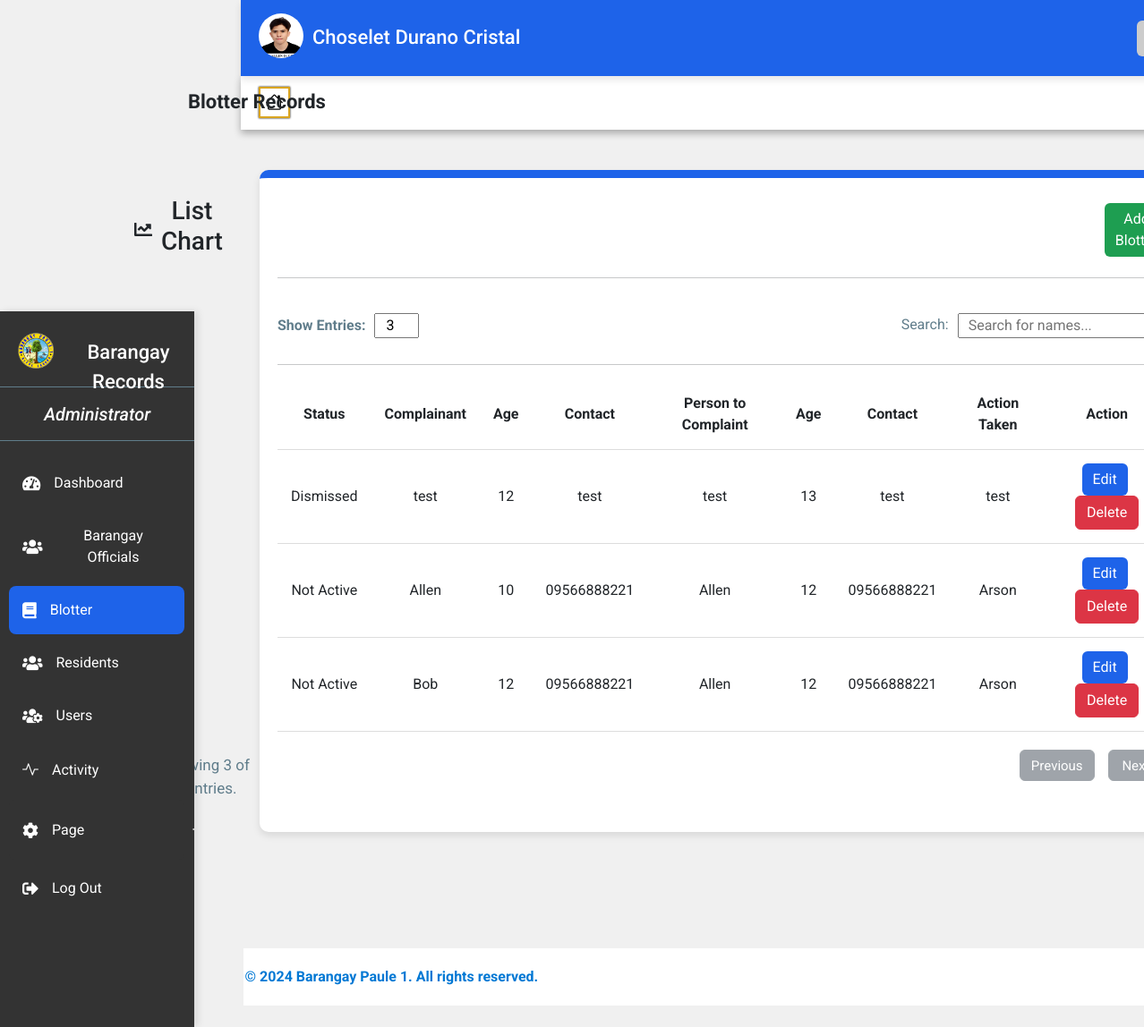
Page /Blotter.php (signed in) on the committed database.
### tables this page shows
CREATE TABLE `proof_of_identity` (
  `id` int(11) NOT NULL,
  `picture` varchar(255) NOT NULL,
  `valid_id` varchar(255) NOT NULL,
  `created_at` timestamp NOT NULL DEFAULT current_timestamp()
);

CREATE TABLE `profiledata` (
  `id` int(11) NOT NULL,
  `firstname` varchar(50) NOT NULL,
  `middlename` varchar(50) DEFAULT NULL,
  `lastname` varchar(50) NOT NULL,
  `gender` enum('Male','Female','Other') NOT NULL,
  `birthdate` date NOT NULL,
  `email` varchar(100) NOT NULL,
  `contact` varchar(20) NOT NULL,
  `religion` varchar(50) NOT NULL,
  `status` enum('Single','Married','Divorced','Widowed') NOT NULL,
  `emergency_person` varchar(100) NOT NULL,
  `emergency_contact` varchar(20) NOT NULL,
  `created_at` timestamp NOT NULL DEFAULT current_timestamp()
);

CREATE TABLE `blotterrecords` (
  `id` int(11) NOT NULL,
  `status` varchar(255) DEFAULT NULL,
  `complainant` varchar(255) DEFAULT NULL,
  `age1` int(11) DEFAULT NULL,
  `address1` varchar(255) DEFAULT NULL,
  `contact1` varchar(20) DEFAULT NULL,
  `personToComplaint` varchar(255) DEFAULT NULL,
  `age2` int(11) DEFAULT NULL,
  `address2` varchar(255) DEFAULT NULL,
  `contact2` varchar(20) DEFAULT NULL,
  `actionTaken` varchar(255) DEFAULT NULL
);

### Blotter.php (the view, shortened to what this page needs)
<!DOCTYPE html>
<html lang="en">
<head>
  <link href="https://cdn.jsdelivr.net/npm/bootstrap@5.3.3/dist/css/bootstrap.min.css" rel="stylesheet">
  <link href="https://cdnjs.cloudflare.com/ajax/libs/font-awesome/5.15.3/css/all.min.css" rel="stylesheet">
  <link href="https://cdn.jsdelivr.net/npm/bootstrap-icons@1.8.1/font/bootstrap-icons.css" rel="stylesheet">
  <link rel="stylesheet" href="Blotter.css">
  <link rel="stylesheet" href="https://cdnjs.cloudflare.com/ajax/libs/limonte-sweetalert2/11.1.7/sweetalert2.min.css">
</head>
<body>
    <div>
        <div class="header" style="margin-left: 269px;">
          <div class="picfetch">
        <?php
            include 'connection.php';
              $sql = "SELECT * FROM proof_of_identity WHERE id = (SELECT id FROM profiledata WHERE email = ?)";
              $stmt = $conn->prepare($sql);
              $stmt->bind_param("s", $_SESSION['username']);
              $stmt->execute();
              $result = $stmt->get_result();
            if ($result->num_rows > 0) {
                $row = $result->fetch_assoc();
                $picture = $row["picture"];
            } else {
                $picture = "";
            }
              $sql = "SELECT * FROM profiledata WHERE email = ?";
              $stmt = $conn->prepare($sql);
              $stmt->bind_param("s", $_SESSION['username']);
              $stmt->execute();
              $result = $stmt->get_result();
            if ($result->num_rows > 0) {
              $row = $result->fetch_assoc();
              $firstname = $row["firstname"];
              $middlename = $row["middlename"];
              $lastname = $row["lastname"];
            } else {
              $firstname = "";
              $middlename = "";
              $lastname = "";
            }
          ?>
          <img src="<?php echo $picture; ?>" width="80px" height="80px" onerror="this.style.display='none';">
          <p class="p"><?php echo $firstname . " " . $middlename . " " . $lastname; ?></p>
      </div>
          <div class="profile-icon" onclick="toggleProfileDetails()">
          </div>
        </div>
        <div class="navigation" id="navigation">
            <div class="logo">
              <img src="images/logo1.png" alt="Barangay Logo" height="40px" width="40px">
              <p>Barangay Records</p>
            </div>
            <div class="administrators">
              <p><em> Administrator</em></p>
            </div>
            <a href="AdminDashboard.php" class="a1"><i class="fas fa-tachometer-alt"></i> Dashboard</a>
            <a href="BarangayOfficial.php" class="a1"><i class="fas fa-users"></i> Barangay Officials</a>
            <a href="Blotter.php" class="a1" id="blo"><i class="fas fa-book"></i> Blotter</a>
            <a href="Resident.php" class="a1"><i class="fas fa-users"></i> Residents</a>
            <a href="Users.php" class="a1"><i class="fas fa-users-cog"></i> Users</a>
            <a href="Activity.php" class="a1"><i class="bi bi-activity"></i> Activity</a>
            <div class="dropdown" onclick="toggleDropdown()">
              <button class="btn btn-primary plus-toggle" type="button" id="dropdownMenuButton" >
                <i class="fas fa-cog"></i>Page <i class="bi bi-plus"></i>
              </button>
            </div>
            <a href="#" onclick="confirmLogout()" class="a1"><i class="fas fa-sign-out-alt"></i> Log Out</a>
          </div>
    </div>
    <div class="title-with-icon" style="margin-left: 269px;">
        <a href="AdminDashboard.php" title="Dashboard"><i class="bi bi-house"></i></a>
        <p>Blotter Records</p>
    </div>
    <?php
        include 'connection.php';
        $sql = "SELECT COUNT(*) AS totalBlotter FROM blotterrecords";
        $result = $conn->query($sql);
        if ($result->num_rows > 0) {
            $row = $result->fetch_assoc();
            $countBlotter = $row['totalBlotter'];
        } else {
            $countBlotter = 0;
        }
    ?>
    <div class="blotter" id="barangayOfficialsDashboard">
        <div class="title-with-icon1">
            <i class="fas fa-chart-line"></i>
            <h3 style="margin-right: 1005px;">List Chart</h3>
            <button type="button" class="btn btn-success" onclick="showBlotterForm()">Add Blotter</button>
        </div>
        <hr>
        <div class="heading-and-buttons">
            <div class="show-entries">
                <label for="entries">Show Entries: </label>
                <input type="number" title="number" placeholder="0" value="<?php echo $countBlotter; ?>">
            </div>
            <div class="search-bar">
                <p>Search: </p>
                <input type="text" id="searchInput" onkeyup="searchBlotter()" placeholder="Search for names..." style="padding-left: 10px;">
            </div>
        </div>
        <hr>
        <table class="table-no-border">
            <thead>
                <tr>
                    <th>Status</th>
                    <th>Complainant</th>
                    <th>Age</th>
                    <th>Contact</th>
                    <th>Person to Complaint</th>
                    <th>Age</th>
                    <th>Contact</th>
                    <th>Action Taken</th>
                    <th>Action</th>
                </tr>
            </thead>
            <tbody>
                <?php
                include 'connection.php';
                $limit = 5;
                $currentPage = isset($_GET['page']) ? $_GET['page'] : 1;
                $offset = ($currentPage - 1) * $limit;
                $searchTerm = isset($_GET['search']) ? $_GET['search'] : '';
                $sql = "SELECT * FROM blotterrecords WHERE
                            status LIKE '%$searchTerm%' OR
                            complainant LIKE '%$searchTerm%' OR
                            personToComplaint LIKE '%$searchTerm%' OR
                            actionTaken LIKE '%$searchTerm%'
                        LIMIT $limit OFFSET $offset";
                $result = $conn->query($sql);
                if ($result->num_rows > 0) {
                    while($row = $result->fetch_assoc()) {
                        echo "<tr>";
                        echo "<td>" . $row["status"] . "</td>";
                        echo "<td>" . $row["complainant"] . "</td>";
                        echo "<td>" . $row["age1"] . "</td>";
                        echo "<td>" . $row["contact1"] . "</td>";
                        echo "<td>" . $row["personToComplaint"] . "</td>";
                        echo "<td>" . $row["age2"] . "</td>";
                        echo "<td>" . $row["contact2"] . "</td>";
                        echo "<td>" . $row["actionTaken"] . "</td>";
                        echo "<td class='action-buttons'>";
                        echo "<a href='#' onclick='editBlotter(" . $row['id'] . ")' class='btn btn-primary btnedit' style='margin-right:5px;'>Edit</a>";
                        echo "<button type='button' class='btn btn-danger' onclick='deleteBlotter(".$row['id'].")'>Delete</button>";
                        echo "</td>";
                        echo "</tr>";
                    }
                } else {
                    echo "<tr><td colspan='9'>No Data Available</td></tr>";
                }
                ?>
            </tbody>
        </table>
        <div class="navigation-buttons">
            <p>Showing <?php echo $countBlotter; ?> of <?php echo $limit; ?> entries.</p>
            <a href="?page=<?php echo $currentPage > 1 ? $currentPage - 1 : 1; ?>" class="btn <?php echo $currentPage == 1 ? 'btn-secondary disabled' : 'btn-primary'; ?>">Previous</a>
            <a href="?page=<?php echo $currentPage < ceil($countBlotter / $limit) ? $currentPage + 1 : ceil($countBlotter / $limit); ?>" class="btn <?php echo $currentPage == ceil($countBlotter / $limit) ? 'btn-secondary disabled' : 'btn-primary'; ?>">Next</a>
        </div>
    </div>
    <footer class="footer">
        <div class="container">
            <p>&copy; 2024 Barangay Paule 1. All rights reserved.</p>
        </div>
    </footer>
</body>
</html>

### rows in the picture
proof_of_identity: picture (picture)
profiledata: firstname "Choselet", middlename "Durano", lastname "Cristal"
blotterrecords: status "Dismissed", complainant "test", age1 "12", contact1 "test", personToComplaint "test", age2 "13", contact2 "test", actionTaken "test"
blotterrecords: status "Not Active", complainant "Allen", age1 "10", contact1 "09566888221", personToComplaint "Allen", age2 "12", contact2 "09566888221", actionTaken "Arson"
blotterrecords: status "Not Active", complainant "Bob", age1 "12", contact1 "09566888221", personToComplaint "Allen", age2 "12", contact2 "09566888221", actionTaken "Arson"

### other values in the picture
$countBlotter "3"
